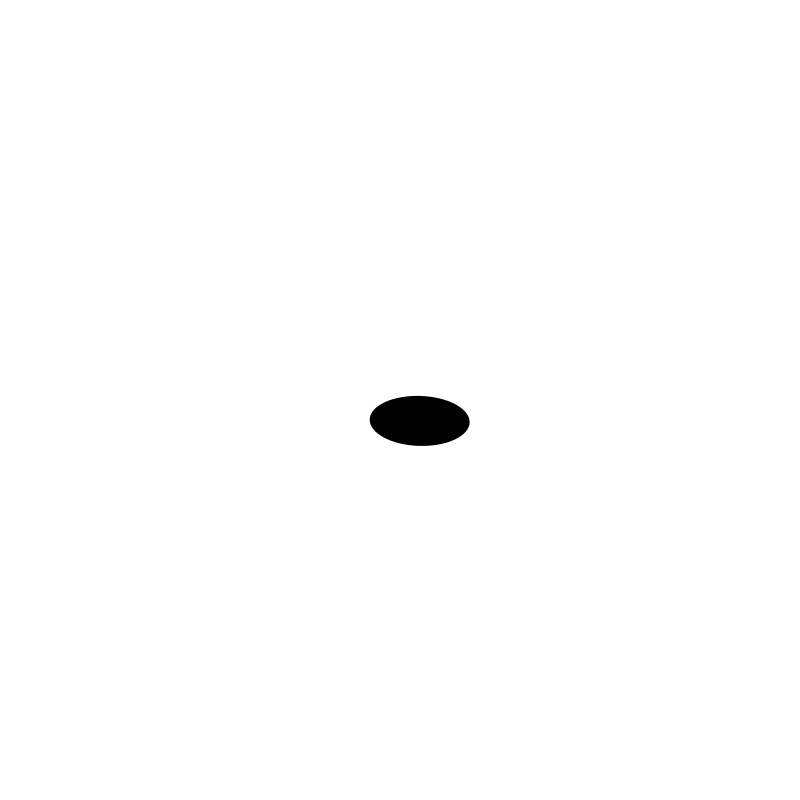
Frame 1 (no input)
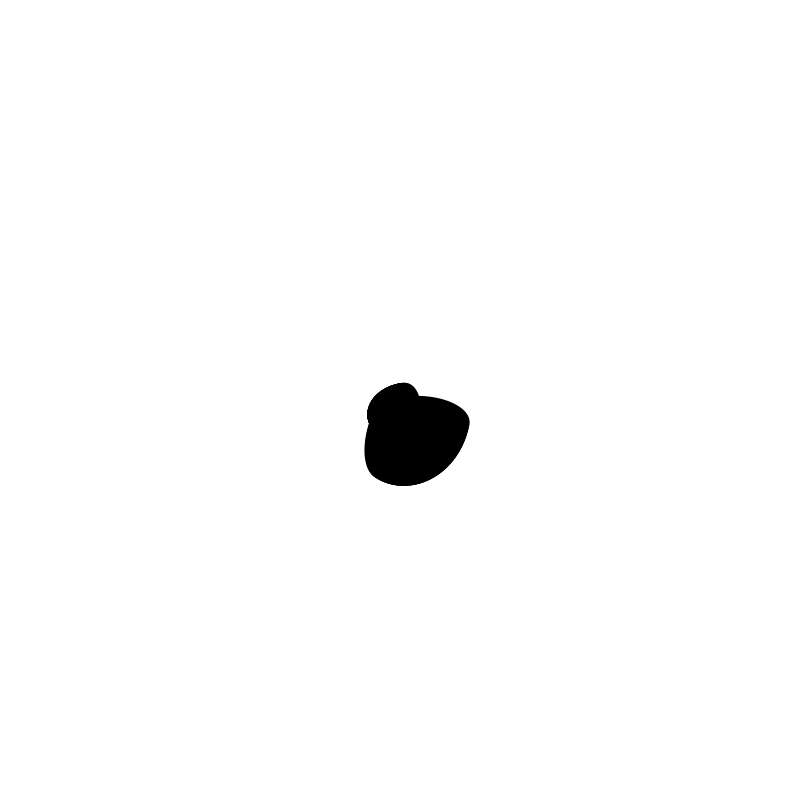
Frame 60 (the mouse pressed at the canvas centre just before this capture)
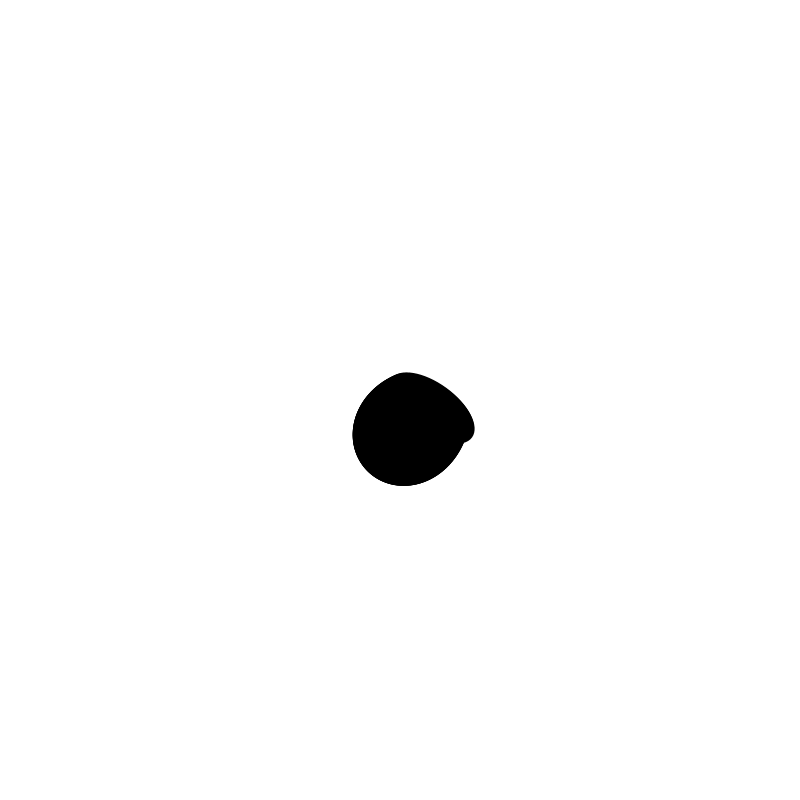
Frame 120 (the mouse held since frame 60 and released just before this capture)

The Processing sketch that drew these frames (run headless with seeded random() and noise(); from frame 60 on, the mouse is pressed at the canvas centre):

// Processing sketch: rotationtest
// ── rotationtest.pde
float angle=0;
int counter = 0;
float t = 0;

void setup() {
  size(800,800);
  background(255);
  smooth();
}

void draw() {
  t += .3;
  angle += (.01*PI);
  if (angle > 2*PI) {
    counter = counter + 1;
  }
  angle = angle%(2*PI);
  
  if (counter%2 == 0) {
    fill(0);
  } else if (counter%2 == 1) {
    fill(255);
  }
  noStroke();
  rectMode(CENTER);
  translate(width/2+t,height/2+t);
  rotate(angle);
  ellipse(20,20, 100, 50);
  println(t);
}
